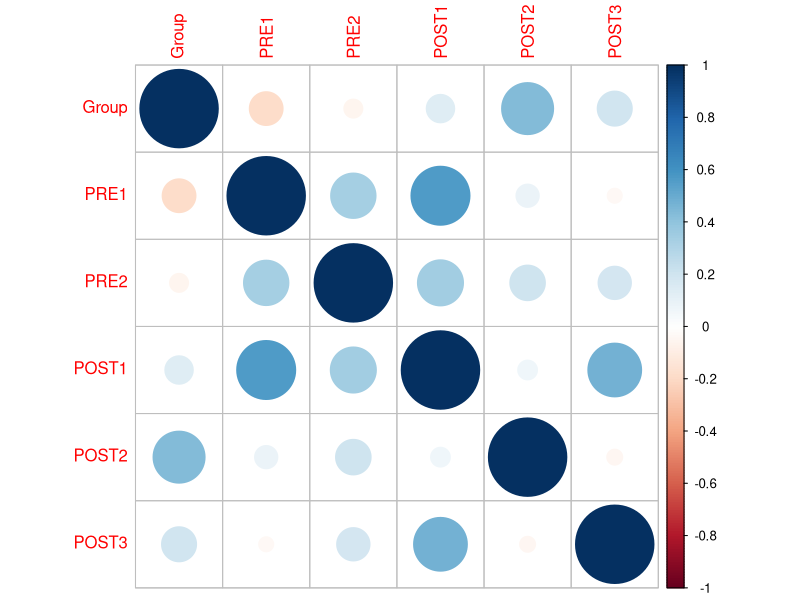
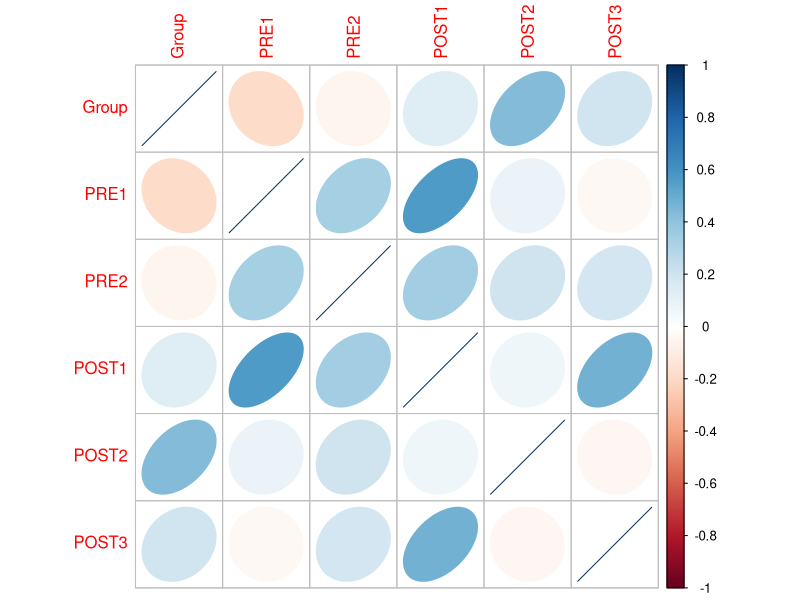
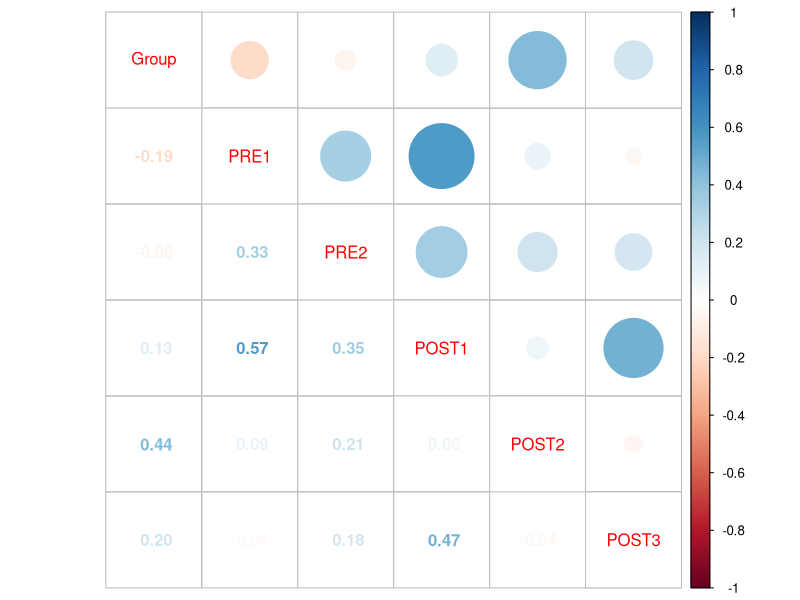
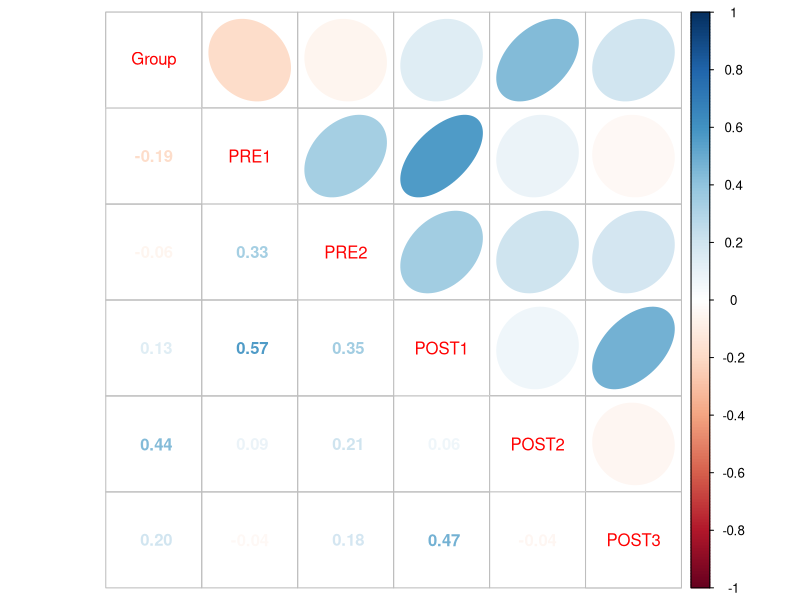
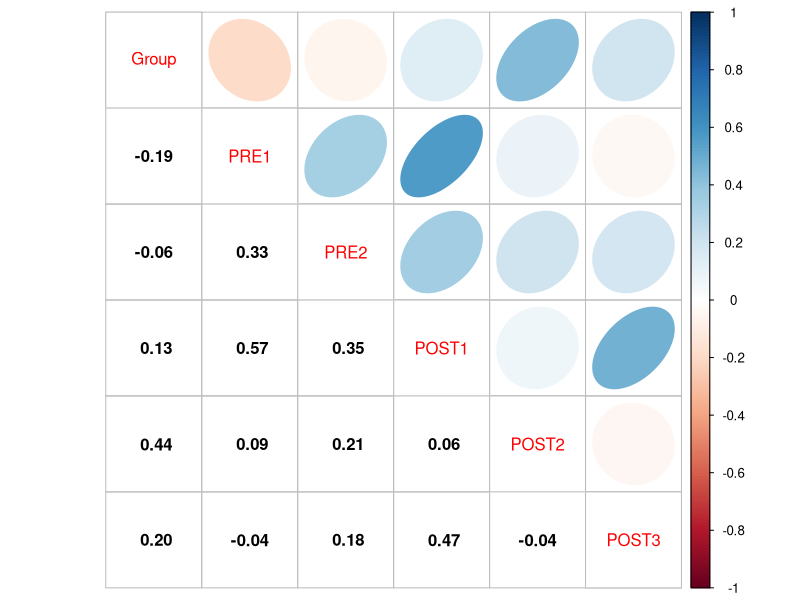

Generate these figures, in order, with R:
## ---- chunk 1
  library(readr)
  CorEx <- read_csv("CorExample2.csv")
  attach(CorEx)
## ---- chunk 2
cor(CorEx)
## ---- chunk 3
object <- cor(CorEx)
library(corrplot)
corrplot(object)
## ---- chunk 4
corrplot(object, method = "ellipse")
## ---- chunk 5
corrplot.mixed(object)
## ---- chunk 6
corrplot.mixed(object, upper = "ellipse", lower = "number")
## ---- chunk 7
corrplot.mixed(object, upper = "ellipse", lower = "number", lower.col = "black")
